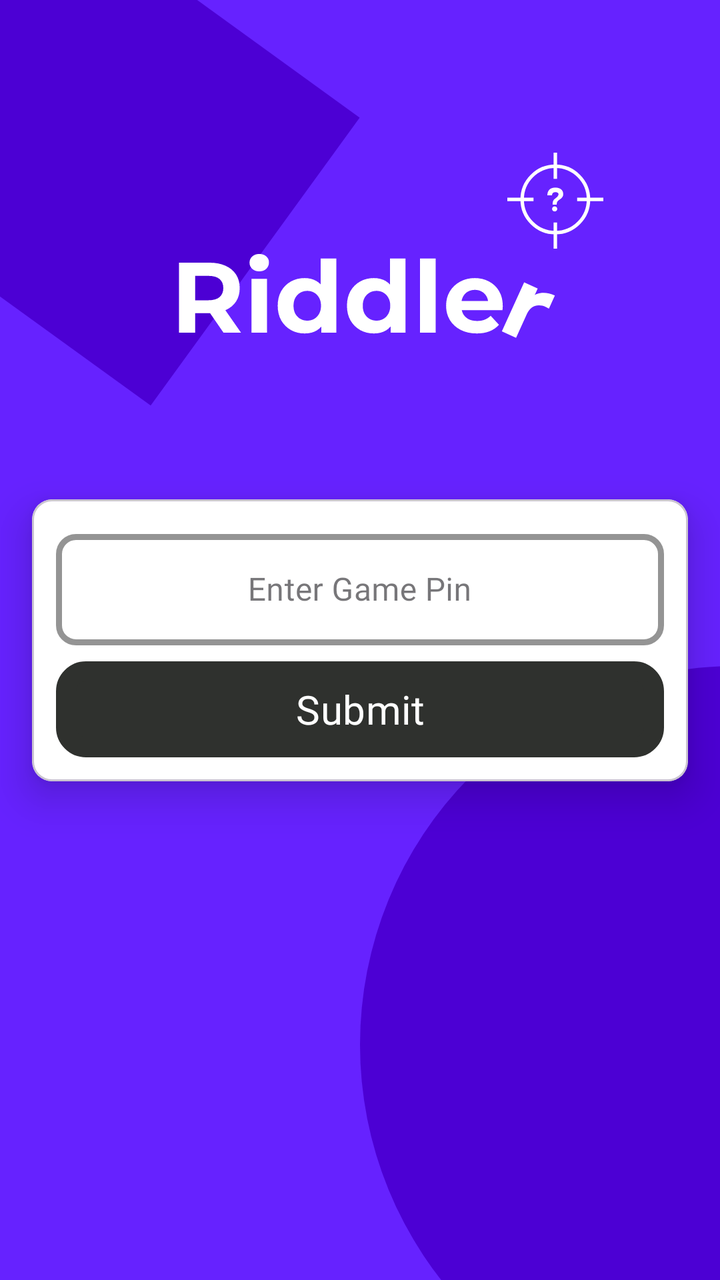
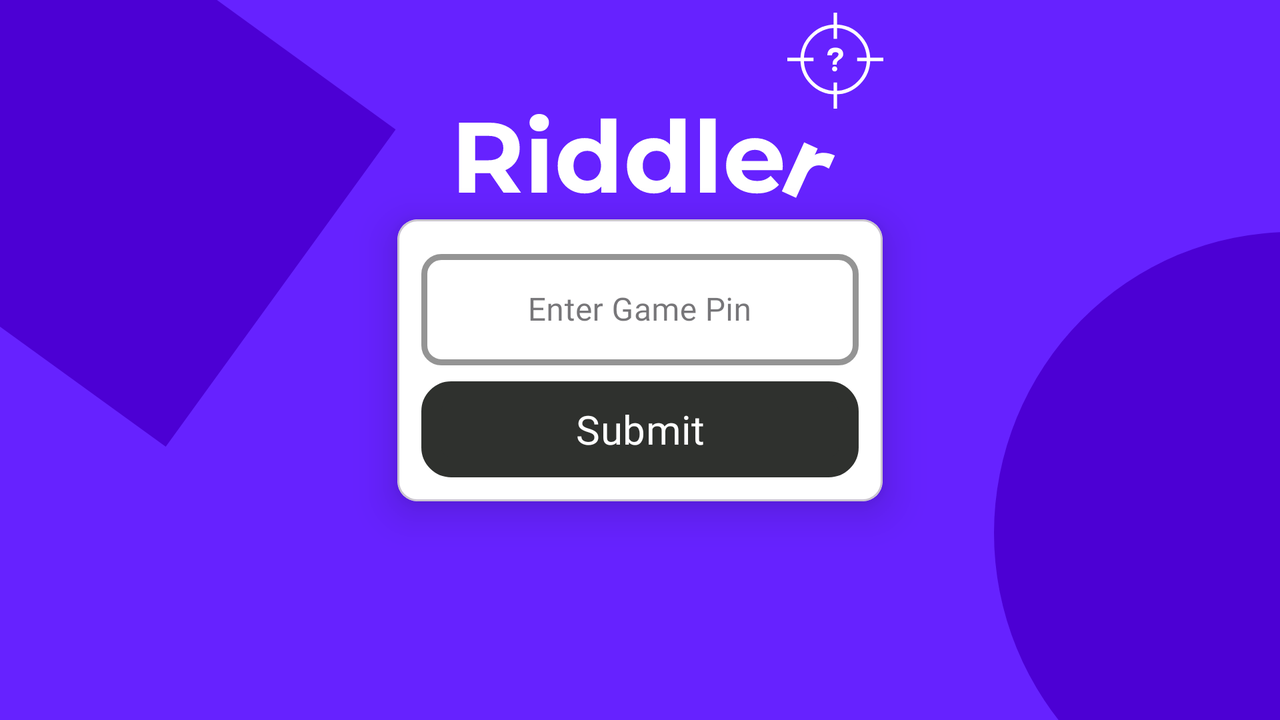

Compare how this app lays out the same screen by default and in its alternative resource folder. The renders come first, then the two layout files and the values they reference.
<!-- AndroidManifest.xml: application theme Theme.Riddler -->
<!-- res/layout/fragment_player_join_lobby.xml -->
<?xml version="1.0" encoding="utf-8"?>
<androidx.constraintlayout.widget.ConstraintLayout xmlns:android="http://schemas.android.com/apk/res/android"
    xmlns:app="http://schemas.android.com/apk/res-auto"
    xmlns:tools="http://schemas.android.com/tools"
    android:layout_width="match_parent"
    android:layout_height="match_parent"
    android:background="#6622FF"
    tools:context=".ui.view.player.PlayerJoinLobbyFragment">

    <ImageView
        android:id="@+id/corner4"
        android:layout_width="0dp"
        android:layout_height="wrap_content"
        android:adjustViewBounds="true"
        android:scaleType="fitXY"
        android:src="@drawable/ic_rectangle_13"
        app:layout_constraintStart_toStartOf="parent"
        app:layout_constraintEnd_toStartOf="@+id/guideline"
        app:layout_constraintTop_toTopOf="parent"/>

    <ImageView
        android:id="@+id/second_corner"
        android:layout_width="0dp"
        android:layout_height="wrap_content"
        android:adjustViewBounds="true"
        android:scaleType="fitXY"
        android:src="@drawable/ic_ellipse_33"
        app:layout_constraintStart_toEndOf="@+id/guideline"
        app:layout_constraintEnd_toEndOf="parent"
        app:layout_constraintBottom_toBottomOf="parent"/>

    <ImageView
        android:id="@+id/background"
        android:layout_width="match_parent"
        android:layout_height="0dp"
        android:adjustViewBounds="true"
        android:scaleType="centerInside"
        android:src="@drawable/ic_game_logo"
        app:helperTextTextColor="@color/queryErrorText"
        app:layout_constraintBottom_toTopOf="@+id/card_layout"
        app:layout_constraintEnd_toEndOf="parent"
        app:layout_constraintStart_toStartOf="parent"
        app:layout_constraintTop_toTopOf="parent" />



    <com.google.android.material.card.MaterialCardView
        android:id="@+id/card_layout"
        android:layout_width="match_parent"
        android:layout_height="wrap_content"
        android:layout_margin="16dp"
        android:backgroundTint="@color/white"
        app:cardCornerRadius="10dp"
        app:cardElevation="12dp"
        app:contentPadding="12dp"
        app:layout_constraintBottom_toBottomOf="parent"
        app:layout_constraintEnd_toEndOf="parent"
        app:layout_constraintStart_toStartOf="parent"
        app:layout_constraintTop_toTopOf="parent">

        <androidx.constraintlayout.widget.ConstraintLayout
            android:layout_width="match_parent"
            android:layout_height="match_parent">

            <com.google.android.material.textfield.TextInputLayout
                android:id="@+id/game_pin_layout"
                style="@style/Widget.MaterialComponents.TextInputLayout.OutlinedBox"
                android:layout_width="match_parent"
                android:layout_height="wrap_content"
                android:layout_marginBottom="8dp"
                app:boxCornerRadiusBottomEnd="10dp"
                app:boxCornerRadiusBottomStart="10dp"
                app:boxCornerRadiusTopEnd="10dp"
                app:boxCornerRadiusTopStart="10dp"
                app:boxStrokeColor="@color/black"
                app:boxStrokeWidth="3dp"
                app:helperTextTextColor="@color/queryErrorText"
                app:hintTextColor="@color/black"
                app:layout_constraintBottom_toTopOf="@+id/joinGameButton">

                <com.google.android.material.textfield.TextInputEditText
                    android:id="@+id/gamePinText"
                    android:layout_width="match_parent"
                    android:layout_height="wrap_content"
                    android:autoSizeMaxTextSize="100sp"
                    android:autoSizeMinTextSize="12sp"
                    android:autoSizeStepGranularity="2sp"
                    android:autoSizeTextType="uniform"
                    android:fontFamily="@font/montserrat_semi_bold"
                    android:gravity="center"
                    android:hint="@string/enter_game_pin"
                    android:imeOptions="actionDone"
                    android:singleLine="true"
                    android:textColor="@color/black" />
            </com.google.android.material.textfield.TextInputLayout>

            <com.google.android.material.button.MaterialButton
                android:id="@+id/joinGameButton"
                android:layout_width="match_parent"
                android:layout_height="wrap_content"
                android:autoSizeMaxTextSize="100sp"
                android:autoSizeMinTextSize="12sp"
                android:autoSizeStepGranularity="2sp"
                android:autoSizeTextType="uniform"
                android:background="@drawable/sharper_corners"
                android:fontFamily="@font/montserrat_semi_bold"
                android:text="@string/submit"
                app:backgroundTint="#2F312E"
                app:layout_constraintBottom_toBottomOf="@+id/game_pin_layout" />

        </androidx.constraintlayout.widget.ConstraintLayout>
    </com.google.android.material.card.MaterialCardView>

    <androidx.constraintlayout.widget.Guideline
        android:id="@+id/guideline"
        android:layout_width="wrap_content"
        android:layout_height="wrap_content"
        android:orientation="vertical"
        app:layout_constraintGuide_percent="0.5" />

</androidx.constraintlayout.widget.ConstraintLayout>
<!-- resources referenced by this layout -->
<resources>
  <color name="black">#FF000000</color>
  <color name="queryErrorText">#BA1B1B</color>
  <color name="white">#FFFFFFFF</color>
  <!-- drawable ic_ellipse_33 (drawable) -->
  <vector xmlns:android="http://schemas.android.com/apk/res/android"
      android:width="143dp"
      android:height="244dp"
      android:viewportWidth="143"
      android:viewportHeight="244">
    <path
        android:pathData="M0,150.5a149,150.5 0,1 0,298 0a149,150.5 0,1 0,-298 0z"
        android:fillColor="#4C00D4"/>
  </vector>
  <!-- drawable ic_game_logo: vector/xml drawable (drawable, 5950 chars, omitted) -->
  <!-- drawable ic_rectangle_13 (drawable) -->
  <vector xmlns:android="http://schemas.android.com/apk/res/android"
      android:width="198dp"
      android:height="224dp"
      android:viewportWidth="198"
      android:viewportHeight="224">
    <path
        android:pathData="M16,-67l181.82,131.77l-114.95,158.6l-181.82,-131.77z"
        android:fillColor="#4C00D4"/>
  </vector>
  <!-- drawable sharper_corners (drawable) -->
  <?xml version="1.0" encoding="utf-8"?>
  <shape xmlns:android="http://schemas.android.com/apk/res/android" android:shape="rectangle">
      <stroke android:width="10dp" android:color="#FF404040" />
      <corners android:radius="10dp" />
      <gradient
          android:startColor="#FF6800"
          android:centerColor="#FF8000"
          android:endColor="#FF9700" android:angle="90" />
  </shape>
  <string name="enter_game_pin">Enter Game Pin</string>
  <string name="submit">Submit</string>
  <style name="Theme.Riddler" parent="Theme.Material3.DayNight.NoActionBar">
          
          <item name="colorPrimary">@color/purple_500</item>
          <item name="colorPrimaryVariant">@color/purple_700</item>
          <item name="colorOnPrimary">@color/white</item>
          
          <item name="colorSecondary">@color/teal_200</item>
          <item name="colorSecondaryVariant">@color/teal_700</item>
          <item name="colorOnSecondary">@color/black</item>
          
          <item name="android:statusBarColor" tools:targetApi="l">@color/black</item>
          
      </style>
  <color name="purple_500">#FF6200EE</color>
  <color name="purple_700">#FF3700B3</color>
  <color name="teal_200">#FF03DAC5</color>
  <color name="teal_700">#FF018786</color>
</resources>
<!-- res/layout-land/fragment_player_join_lobby.xml (the repository's variant of the layout above) -->
<!-- drawn on the phone turned sideways -->
<?xml version="1.0" encoding="utf-8"?>
<androidx.constraintlayout.widget.ConstraintLayout xmlns:android="http://schemas.android.com/apk/res/android"
    xmlns:app="http://schemas.android.com/apk/res-auto"
    xmlns:tools="http://schemas.android.com/tools"
    android:layout_width="match_parent"
    android:layout_height="match_parent"
    android:background="#6622FF"
    tools:context=".ui.view.player.PlayerJoinLobbyFragment">

    <ImageView
        android:id="@+id/corner"
        android:layout_width="wrap_content"
        android:layout_height="wrap_content"
        android:adjustViewBounds="true"
        android:scaleType="centerInside"
        android:src="@drawable/ic_rectangle_13"
        app:layout_constraintStart_toStartOf="parent"
        app:layout_constraintTop_toTopOf="parent"/>

    <ImageView
        android:id="@+id/corner2"
        android:layout_width="wrap_content"
        android:layout_height="wrap_content"
        android:adjustViewBounds="true"
        android:scaleType="centerInside"
        android:src="@drawable/ic_ellipse_33"
        app:layout_constraintEnd_toEndOf="parent"
        app:layout_constraintBottom_toBottomOf="parent"/>


    <ImageView
        android:id="@+id/background"
        android:layout_width="wrap_content"
        android:layout_height="0dp"
        android:adjustViewBounds="true"
        android:scaleType="centerInside"
        android:src="@drawable/ic_game_logo"
        app:helperTextTextColor="@color/queryErrorText"
        app:layout_constraintBottom_toTopOf="@+id/card_layout"
        app:layout_constraintEnd_toEndOf="parent"
        app:layout_constraintStart_toStartOf="parent"
        app:layout_constraintTop_toTopOf="parent" />

    <com.google.android.material.card.MaterialCardView
        android:id="@+id/card_layout"
        android:layout_width="0dp"
        android:layout_height="wrap_content"
        android:layout_margin="16dp"
        android:backgroundTint="@color/white"
        app:cardCornerRadius="10dp"
        app:cardElevation="12dp"
        app:contentPadding="12dp"
        app:layout_constraintBottom_toBottomOf="parent"
        app:layout_constraintEnd_toEndOf="@+id/background"
        app:layout_constraintStart_toStartOf="@+id/background"
        app:layout_constraintTop_toTopOf="parent">

        <androidx.constraintlayout.widget.ConstraintLayout
            android:layout_width="match_parent"
            android:layout_height="match_parent">

            <com.google.android.material.textfield.TextInputLayout
                android:id="@+id/game_pin_layout"
                style="@style/Widget.MaterialComponents.TextInputLayout.OutlinedBox"
                android:layout_width="match_parent"
                android:layout_height="wrap_content"
                android:layout_marginBottom="8dp"
                app:boxCornerRadiusBottomEnd="10dp"
                app:boxCornerRadiusBottomStart="10dp"
                app:boxCornerRadiusTopEnd="10dp"
                app:boxCornerRadiusTopStart="10dp"
                app:boxStrokeColor="@color/black"
                app:boxStrokeWidth="3dp"
                app:helperTextTextColor="@color/queryErrorText"
                app:hintTextColor="@color/black"
                app:layout_constraintBottom_toTopOf="@+id/joinGameButton">

                <com.google.android.material.textfield.TextInputEditText
                    android:id="@+id/gamePinText"
                    android:layout_width="match_parent"
                    android:layout_height="wrap_content"
                    android:autoSizeMaxTextSize="100sp"
                    android:autoSizeMinTextSize="12sp"
                    android:autoSizeStepGranularity="2sp"
                    android:autoSizeTextType="uniform"
                    android:fontFamily="@font/montserrat_semi_bold"
                    android:gravity="center"
                    android:hint="@string/enter_game_pin"
                    android:imeOptions="actionDone"
                    android:singleLine="true"
                    android:textColor="@color/black" />
            </com.google.android.material.textfield.TextInputLayout>

            <com.google.android.material.button.MaterialButton
                android:id="@+id/joinGameButton"
                android:layout_width="match_parent"
                android:layout_height="wrap_content"
                android:autoSizeMaxTextSize="100sp"
                android:autoSizeMinTextSize="12sp"
                android:autoSizeStepGranularity="2sp"
                android:autoSizeTextType="uniform"
                android:background="@drawable/sharper_corners"
                android:fontFamily="@font/montserrat_semi_bold"
                android:text="@string/submit"
                app:backgroundTint="#2F312E"
                app:layout_constraintBottom_toBottomOf="@+id/game_pin_layout" />

        </androidx.constraintlayout.widget.ConstraintLayout>
    </com.google.android.material.card.MaterialCardView>
</androidx.constraintlayout.widget.ConstraintLayout>
